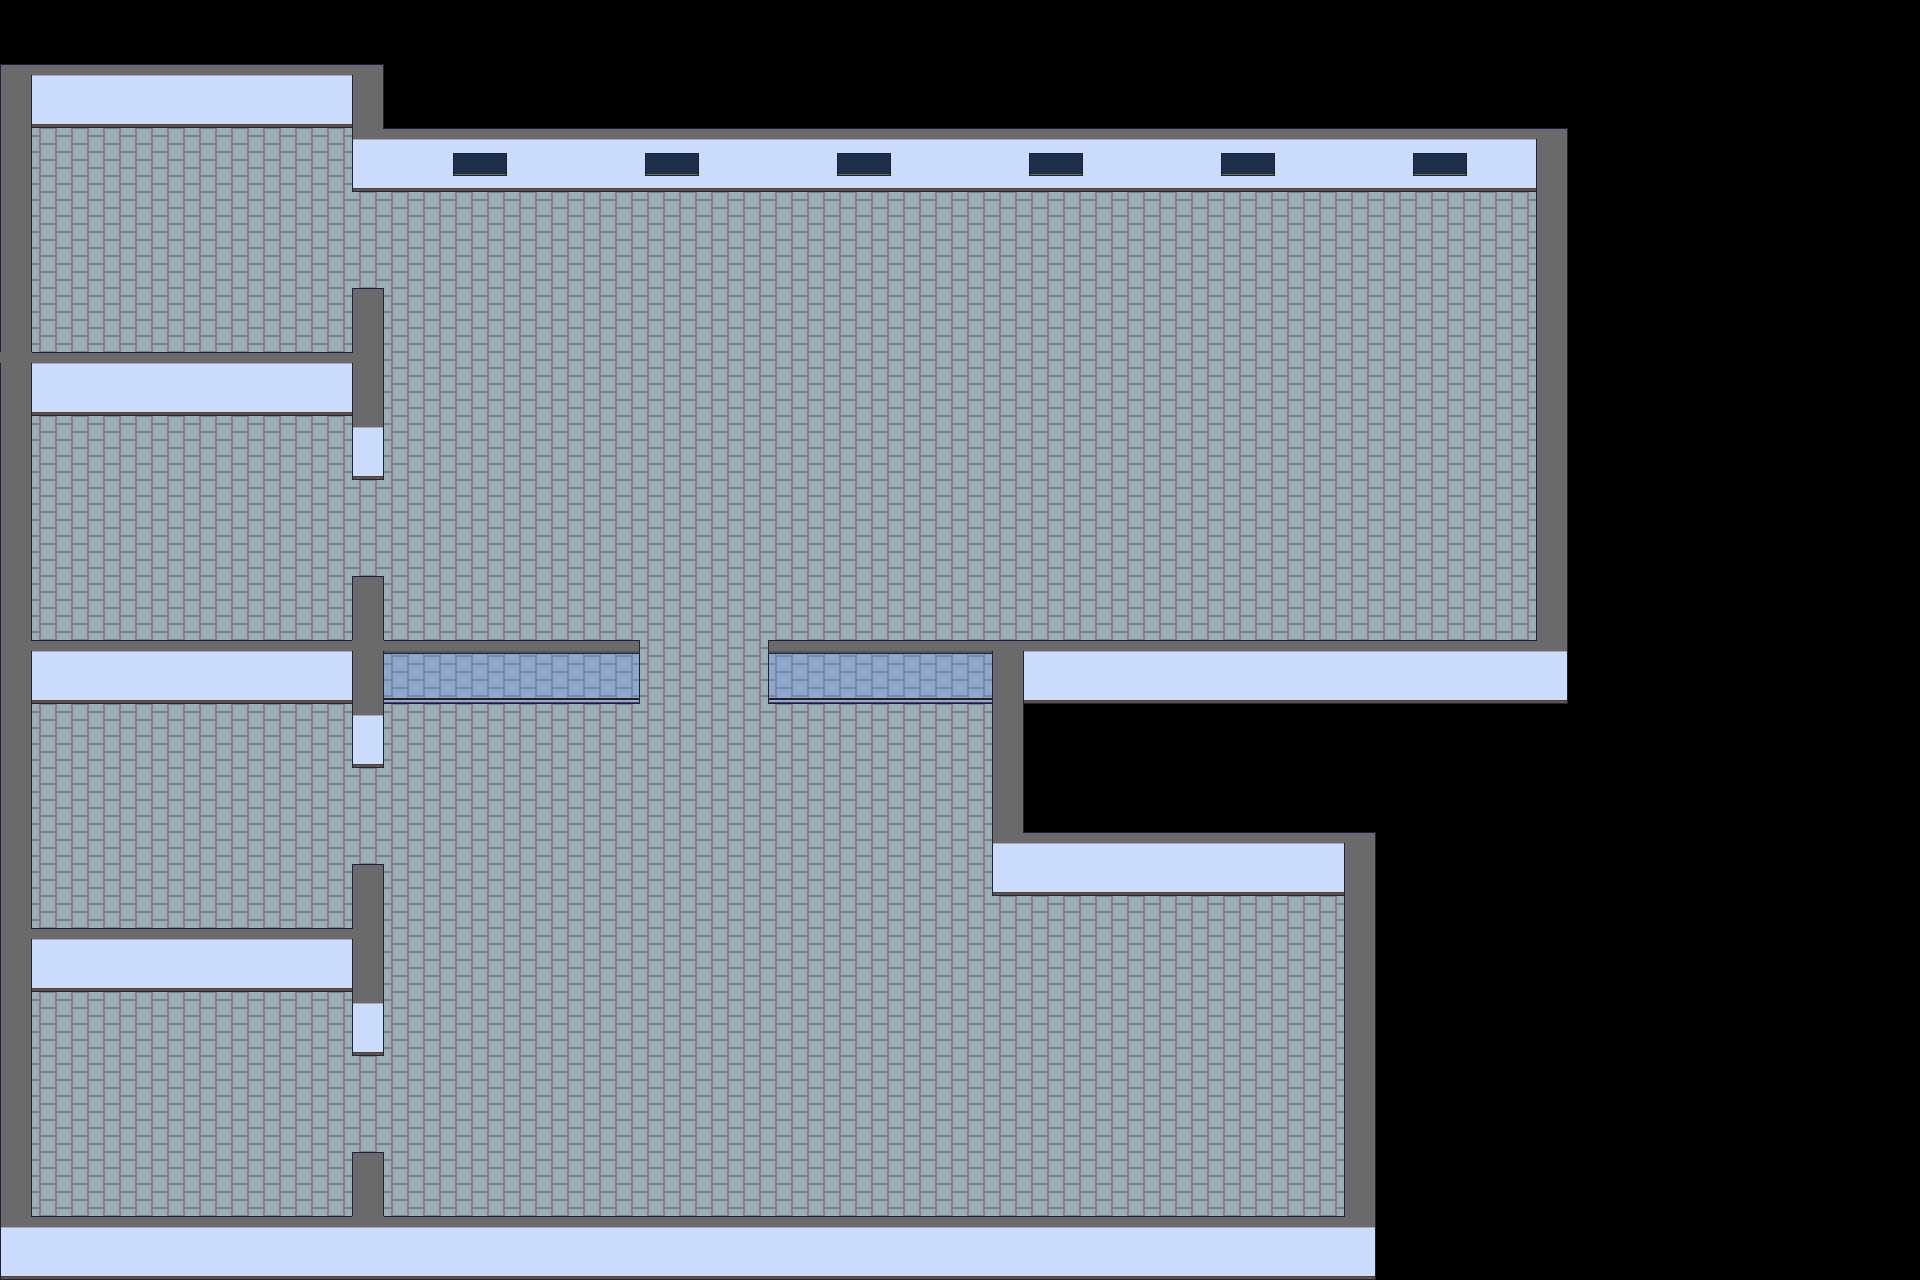

This is a level from a 2D game, rendered from its Tiled map with the project's own tilesets. A one-line summary and the map file follow, with tile-layer data summarised:
An orthogonal 60x40 tile map with 32x32 px tiles, 3 tile layers (floor, wall, fg wall), 3 tilesets.

<map version="1.4" tiledversion="1.4.3" orientation="orthogonal" renderorder="right-down" width="60" height="40" tilewidth="32" tileheight="32" infinite="0" nextlayerid="9" nextobjectid="1">
 <tileset firstgid="1" source="../../tilesets/Gather Walls Interior 1.x.tsx" />
 <tileset firstgid="5001" source="../../tilesets/Gather Floors 1.x.tsx" />
 <tileset firstgid="7561" source="../slack/slack furn.tsx" />
 <group id="3" name="bg">
  <layer id="8" name="floor" width="60" height="40">
   <data>[2400 cells, 1414 non-empty, 1 distinct tile ids]</data>
  </layer>
  <layer id="7" name="wall" width="60" height="40">
   <data>[2400 cells, 418 non-empty, 39 distinct tile ids]</data>
  </layer>
 </group>
 <layer id="4" name="fg wall" width="60" height="40">
  <data>[2400 cells, 0 non-empty, 0 distinct tile ids]</data>
 </layer>
</map>
